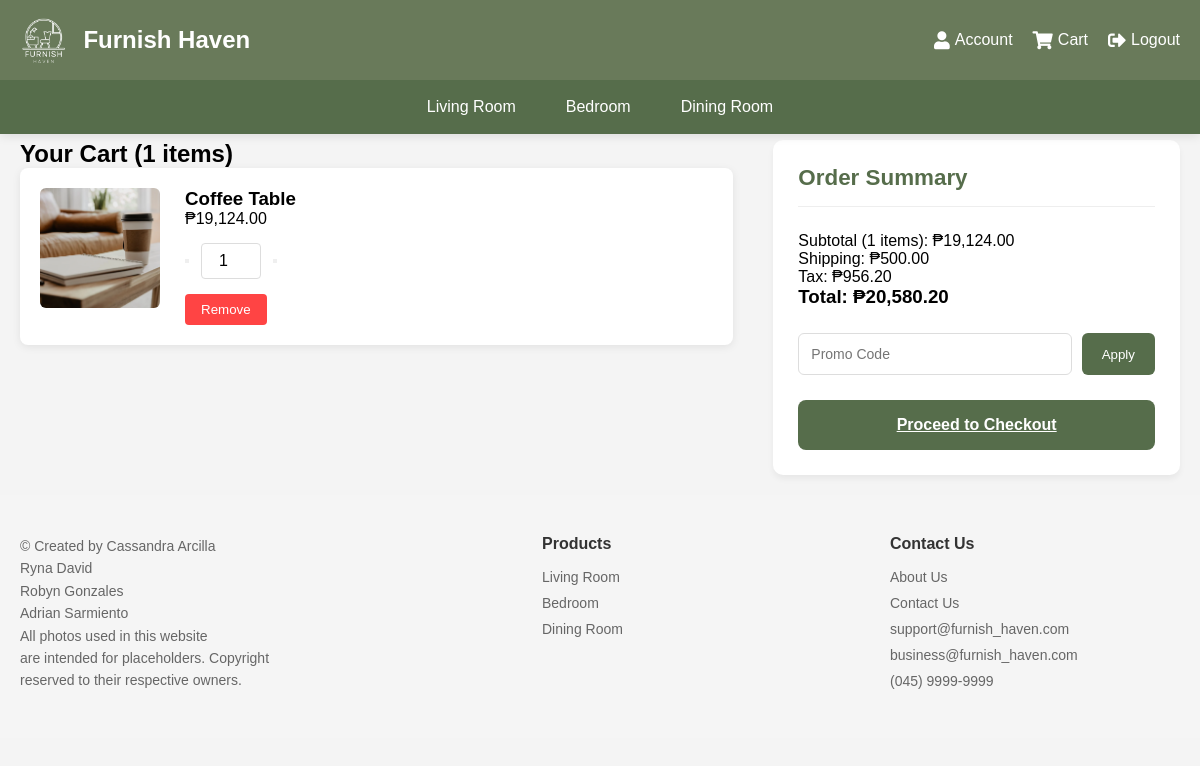
The app's page /cart.php (signed in) with its own data.
### tables this page shows
CREATE TABLE `cart` (
  `id` int(11) NOT NULL,
  `user_id` int(11) NOT NULL,
  `product_id` int(11) NOT NULL,
  `product_colorway_id` int(11) DEFAULT NULL,
  `quantity` int(11) NOT NULL DEFAULT 1,
  `added_at` timestamp NOT NULL DEFAULT current_timestamp()
);

CREATE TABLE `product_colorways` (
  `id` int(11) NOT NULL,
  `product_id` int(11) NOT NULL,
  `color_name` varchar(100) NOT NULL,
  `image_path` varchar(255) DEFAULT NULL,
  `is_default` tinyint(1) DEFAULT 0
);

CREATE TABLE `products` (
  `id` int(11) NOT NULL,
  `main_image` varchar(255) NOT NULL,
  `name` varchar(100) NOT NULL,
  `price` decimal(10,2) NOT NULL,
  `description` text NOT NULL,
  `stock` int(11) DEFAULT 0,
  `category` enum('Living Room','Bedroom','Dining Room') NOT NULL
);

### cart.php (the view, shortened to what this page needs)
<?php
require_once 'config.php';
$user_id = $_SESSION['user_id'];
$stmt = $pdo->prepare("
    SELECT
        c.id as cart_id,
        p.id as product_id,
        p.name,
        p.price,
        pc.color_name,
        pc.image_path,
        c.quantity,
        (p.price * c.quantity) as total_price
    FROM cart c
    JOIN products p ON c.product_id = p.id
    LEFT JOIN product_colorways pc ON c.product_colorway_id = pc.id
    WHERE c.user_id = ?
");
$stmt->execute([$user_id]);
$cart_items = $stmt->fetchAll(PDO::FETCH_ASSOC);
$subtotal = array_sum(array_column($cart_items, 'total_price'));
$shipping = count($cart_items) > 0 ? 500 : 0;
$tax = $subtotal * 0.05;
$total = $subtotal + $shipping + $tax;
?>
<!DOCTYPE html>
<html lang="en">
<head>
    <link rel="stylesheet" href="https://cdnjs.cloudflare.com/ajax/libs/font-awesome/5.15.3/css/all.min.css">
</head>
<body>
    <header class="header">
        <div class="header-container">
            <div class="logo-container">
                <img src="img/logo.png" alt="Furnish Haven Logo" class="logo">
                <a href="home.php" class="logo-text">Furnish Haven</a>
            </div>
            <div class="account-right">
                <a href="account.php"><i class="fas fa-user"></i> Account</a>
                <a href="cart.php"><i class="fas fa-shopping-cart"></i> Cart</a>
                <a href="login.php"><i class="fas fa-sign-out-alt"></i> Logout</a>
            </div>
        </div>
        <div class="nav">
            <div class="nav-container">
                <a href="living_room.php">Living Room</a>
                <a href="bedroom.php">Bedroom</a>
                <a href="dining_room.php">Dining Room</a>
            </div>
        </div>
    </header>
    <div class="cart-container">
        <div class="cart-items">
            <h2>Your Cart (<?php echo count($cart_items); ?> items)</h2>
            <?php foreach ($cart_items as $item): ?>
                <div class="cart-item" data-cart-id="<?php echo $item['cart_id']; ?>">
    <img src="uploads/products/<?php echo htmlspecialchars($item['image_path'] ?? 'placeholder.jpg'); ?>"
         alt="<?php echo htmlspecialchars($item['name']); ?>">
    <div class="cart-item-details">
        <h3><?php echo htmlspecialchars($item['name']); ?></h3>
        <p>₱<?php echo number_format($item['price'], 2); ?></p>
        <div class="quantity-control">
    <button class="qty-decrement"></button>
    <input type="number"
           class="qty-input"
           value="<?php echo $item['quantity']; ?>"
           min="1"
           data-cart-id="<?php echo $item['cart_id']; ?>">
    <button class="qty-increment"></button>
</div>
        <button class="remove-item">Remove</button>
    </div>
</div>
            <?php endforeach; ?>
        </div>
        <div class="order-summary">
            <h2>Order Summary</h2>
            <p>Subtotal (<?php echo count($cart_items); ?> items): ₱<?php echo number_format($subtotal, 2); ?></p>
            <p>Shipping: ₱<?php echo number_format($shipping, 2); ?></p>
            <p>Tax: ₱<?php echo number_format($tax, 2); ?></p>
            <h3>Total: ₱<?php echo number_format($total, 2); ?></h3>
            <div class="promo-section">
                <input type="text" placeholder="Promo Code">
                <button>Apply</button>
            </div>
            <?php if(count($cart_items) > 0): ?>
        <a href="checkout.php" class="checkout-btn">Proceed to Checkout</a>
    <?php else: ?>
        <button class="checkout-btn" disabled>Proceed to Checkout</button>
    <?php endif; ?>
        </div>
    </div>
    <footer class="footer">
        <div class="footer-container">
            <div class="footer-copyright">
                <p>
                    © Created by Cassandra Arcilla<br>
                    Ryna David<br>
                    Robyn Gonzales<br>
                    Adrian Sarmiento<br>
                    All photos used in this website<br>
                    are intended for placeholders. Copyright<br>
                    reserved to their respective owners.
                </p>
            </div>
            <div class="footer-column">
                <h3>Products</h3>
                <ul>
                    <li><a href="living_room.php">Living Room</a></li>
                    <li><a href="bedroom.php">Bedroom</a></li>
                    <li><a href="dining_room.php">Dining Room</a></li>
                </ul>
            </div>
            <div class="footer-column">
                <h3>Contact Us</h3>
                <ul>
                    <li><a href="about.php">About Us</a></li>
                    <li><a href="contact.php">Contact Us</a></li>
                    <li><a href="mailto:support@homify.com">support@furnish_haven.com</a></li>
                    <li><a href="mailto:business@homify.com">business@furnish_haven.com</a></li>
                    <li><a href="tel:04599999999">(045) 9999-9999</a></li>
                </ul>
            </div>
        </div>
    </footer>
</body>
</html>

### cart.php (style rules this page uses)
:root { --primary-color: #566d4b; --secondary-color: #697a5a; --light-accent: #8ca371; --white: #ffffff; --background: #f4f4f4; }
* { margin: 0; padding: 0; box-sizing: border-box; }
body { font-family: Arial, sans-serif; background-color: var(--background); padding-top: 120px; }
.header { position: fixed; top: 0; left: 0; width: 100%; background: var(--secondary-color); color: var(--white); z-index: 1000; box-shadow: 0 2px 10px rgba(0,0,0,0.1); }
.header-container { display: flex; justify-content: space-between; align-items: center; padding: 15px 20px; max-width: 1200px; margin: 0 auto; }
.logo-container { display: flex; align-items: center; gap: 15px; }
.logo { height: 50px; width: auto; }
.logo-text { font-size: 1.5rem; font-weight: bold; color: var(--white); text-decoration: none; }
.account-right { display: flex; align-items: center; gap: 20px; }
.account-right a { color: var(--white); text-decoration: none; font-size: 16px; display: flex; align-items: center; gap: 5px; transition: color 0.3s; }
.account-right i { font-size: 18px; }
.nav { background: var(--primary-color); padding: 10px 0; width: 100%; }
.nav-container { max-width: 1200px; margin: 0 auto; display: flex; justify-content: center; gap: 20px; }
.nav a { color: var(--white); text-decoration: none; padding: 8px 15px; font-size: 16px; transition: background-color 0.3s; border-radius: 4px; }
.footer { background-color: #f5f5f5; padding: 40px 0; font-family: Arial, sans-serif; }
.footer-container { max-width: 1200px; margin: 0 auto; display: flex; justify-content: space-between; padding: 0 20px; }
.footer-copyright { width: 40%; padding-right: 30px; }
.footer-copyright p { color: #666; font-size: 14px; margin: 0; line-height: 1.6; }
.footer-column { width: 25%; }
.footer h3 { color: #333; font-size: 16px; margin-bottom: 15px; font-weight: bold; }
.footer ul { list-style: none; padding: 0; margin: 0; }
.footer li { margin-bottom: 8px; }
.footer a { color: #666; text-decoration: none; font-size: 14px; transition: color 0.3s; }
.cart-container { display: flex; max-width: 1200px; margin: 20px auto; gap: 40px; padding: 0 20px; align-items: flex-start; }
.cart-items { flex: 2; min-width: 60%; }
.order-summary { flex: 1; background: white; padding: 25px; border-radius: 10px; box-shadow: 0 4px 6px rgba(0,0,0,0.05); position: sticky; top: 140px; }
.cart-item { display: flex; background: white; margin-bottom: 20px; padding: 20px; border-radius: 8px; box-shadow: 0 2px 8px rgba(0,0,0,0.08); transition: transform 0.2s ease; }
.cart-item img { width: 120px; height: 120px; object-fit: cover; border-radius: 6px; margin-right: 25px; }
.cart-item-details { flex: 1; display: flex; flex-direction: column; justify-content: space-between; }
.quantity-control { display: flex; align-items: center; gap: 12px; margin: 15px 0; }
.qty-input { width: 60px; padding: 8px; border: 1px solid #ddd; border-radius: 4px; font-size: 16px; text-align: center; }
.remove-item { align-self: flex-start; padding: 8px 16px; background: #ff4444; color: white; border: none; border-radius: 4px; cursor: pointer; transition: opacity 0.2s ease; }
.order-summary h2 { font-size: 1.4rem; color: var(--primary-color); margin-bottom: 25px; padding-bottom: 15px; border-bottom: 1px solid #eee; }
.promo-section { margin: 25px 0; display: flex; gap: 10px; }
.promo-section input { flex: 1; padding: 12px; border: 1px solid #ddd; border-radius: 6px; font-size: 14px; }
.promo-section button { padding: 12px 20px; background: var(--primary-color); color: white; border: none; border-radius: 6px; cursor: pointer; transition: background 0.2s ease; }
.checkout-btn { width: 100%; padding: 16px; background: var(--primary-color); color: white; border: none; border-radius: 8px; font-size: 1rem; font-weight: bold; cursor: pointer; transition: background 0.2s ease; cursor: pointer; font-family: inherit; }
a.checkout-btn { display: flex; align-items: center; justify-content: center; }

### records on screen
cart: product_colorway.image_path (picture), product.name "Coffee Table", product.price "19,124.00", quantity "1"

### other values on screen
count($cart_items) "1"
$subtotal "19,124.00"
$shipping "500.00"
$tax "956.20"
$total "20,580.20"
